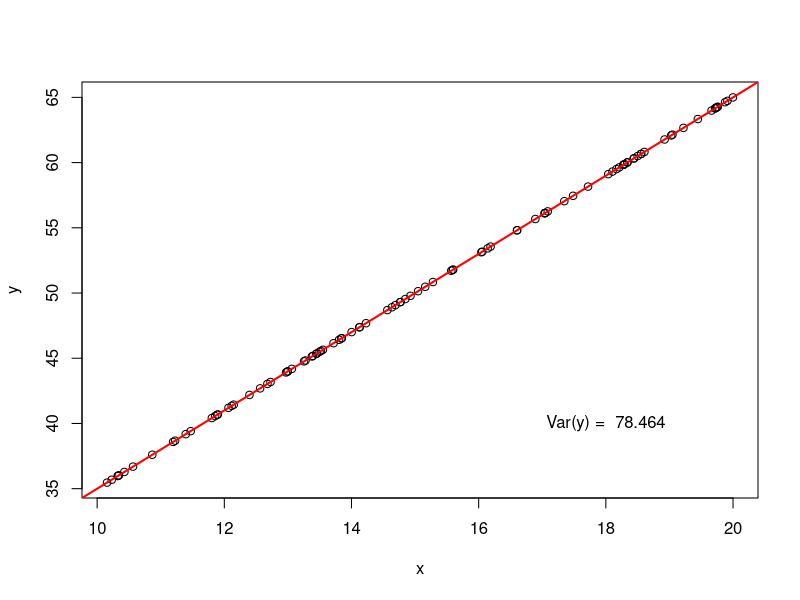
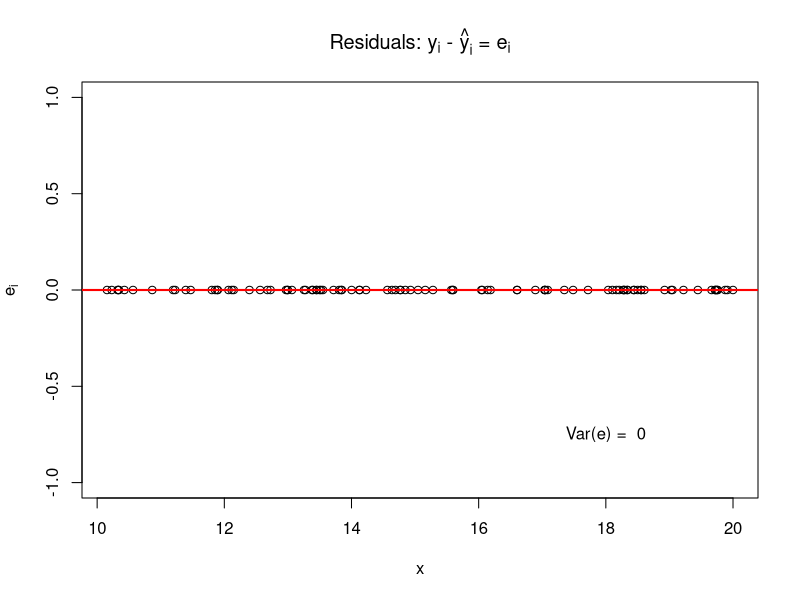
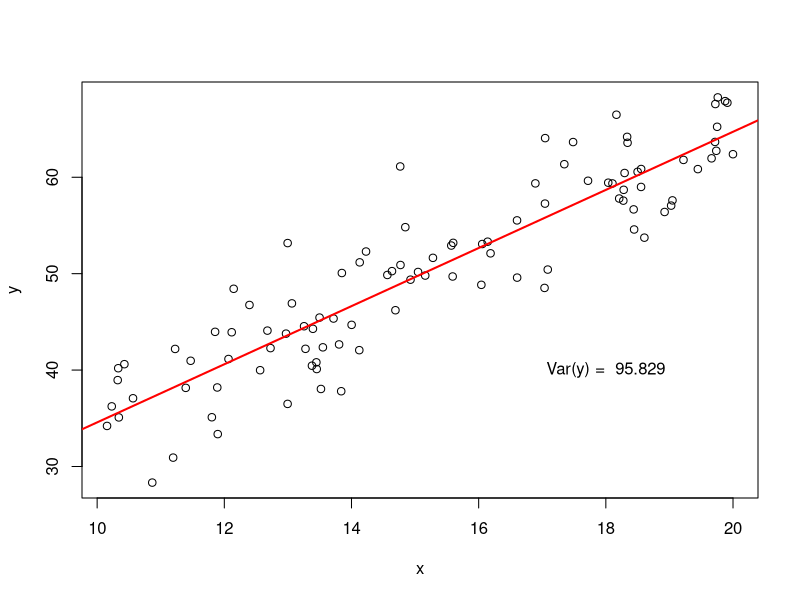
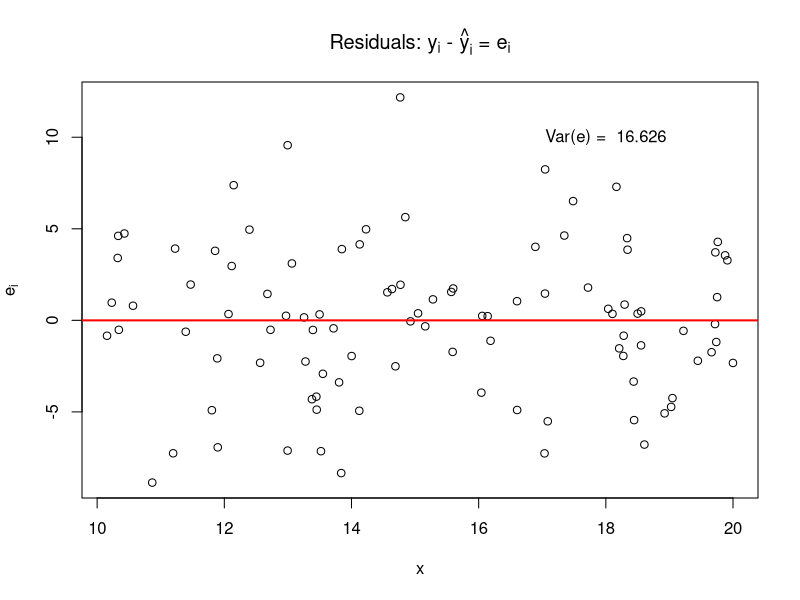

R code for these plots, in order:
n <- 100
x <- runif(n, min = 10, max = 20)
y <- 3*x + 5

width <- 8
height <- 6


pdf("./Lec26 Multiple Regression/figure/plot1.pdf", width = width, height = height)
plot(x, y)
model1 <- lm(y~x)
abline(model1, col="red", lwd=2)
text(18, 40, paste("Var(y) = ", round(var(y),3)))
dev.off()

pdf("./Lec26 Multiple Regression/figure/plot2.pdf", width = width, height = height)
e <- y-fitted(model1)
plot(x, e, ylim=c(-1,1), ylab=expression(e[i]))
abline(h=0, col="red", lwd=2)
title(expression(paste("Residuals: ",  y[i], " - ", hat(y)[i], " = ", e[i])))
text(18, -0.75, paste("Var(e) = ", round(var(e),3)))
dev.off()

pdf("./Lec26 Multiple Regression/figure/plot3.pdf", width = width, height = height)
set.seed(76)
y <- 3*x + 5 + rnorm(n, mean = 0, sd = 5)
plot(x, y)
model2 <- lm(y~x)
abline(model2, col="red", lwd=2)
text(18, 40, paste("Var(y) = ", round(var(y),3)))
dev.off()

pdf("./Lec26 Multiple Regression/figure/plot4.pdf", width = width, height = height)
e <- y-fitted(model2)
plot(x, e, ylab=expression(e[i]))
abline(h=0, col="red", lwd=2)
title(expression(paste("Residuals: ",  y[i], " - ", hat(y)[i], " = ", e[i])))
text(18, 10, paste("Var(e) = ", round(var(e),3)))
summary(model2)
dev.off()